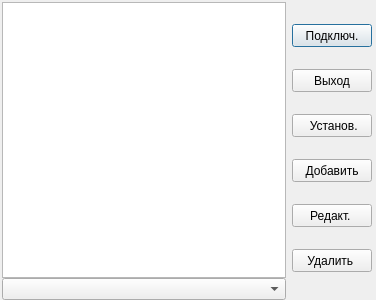
<?xml version="1.0" encoding="UTF-8"?>
<ui version="4.0">
 <class>dbsdialog</class>
 <widget class="QDialog" name="dbsdialog">
  <property name="geometry">
   <rect>
    <x>0</x>
    <y>0</y>
    <width>376</width>
    <height>300</height>
   </rect>
  </property>
  <property name="sizePolicy">
   <sizepolicy hsizetype="Minimum" vsizetype="Minimum">
    <horstretch>0</horstretch>
    <verstretch>0</verstretch>
   </sizepolicy>
  </property>
  <property name="minimumSize">
   <size>
    <width>376</width>
    <height>300</height>
   </size>
  </property>
  <property name="maximumSize">
   <size>
    <width>376</width>
    <height>300</height>
   </size>
  </property>
  <property name="windowTitle">
   <string>Базы данных</string>
  </property>
  <layout class="QHBoxLayout" name="horizontalLayout">
   <property name="leftMargin">
    <number>2</number>
   </property>
   <property name="topMargin">
    <number>2</number>
   </property>
   <property name="rightMargin">
    <number>2</number>
   </property>
   <property name="bottomMargin">
    <number>0</number>
   </property>
   <item>
    <layout class="QHBoxLayout" name="horizontalLayout_2">
     <item>
      <layout class="QVBoxLayout" name="verticalLayout_2">
       <property name="spacing">
        <number>0</number>
       </property>
       <item>
        <widget class="QListWidget" name="l_db"/>
       </item>
       <item>
        <widget class="QComboBox" name="cb_styles"/>
       </item>
      </layout>
     </item>
    </layout>
   </item>
   <item>
    <layout class="QVBoxLayout" name="verticalLayout">
     <property name="spacing">
      <number>0</number>
     </property>
     <property name="rightMargin">
      <number>2</number>
     </property>
     <item>
      <widget class="QPushButton" name="b_connect">
       <property name="maximumSize">
        <size>
         <width>16777215</width>
         <height>23</height>
        </size>
       </property>
       <property name="toolTip">
        <string>Подключиться к выбранному серверу</string>
       </property>
       <property name="text">
        <string>Подключ.</string>
       </property>
       <property name="icon">
        <iconset resource="res.qrc">
         <normaloff>:/images/buttons/connect.png</normaloff>:/images/buttons/connect.png</iconset>
       </property>
      </widget>
     </item>
     <item>
      <widget class="QPushButton" name="b_cancel">
       <property name="maximumSize">
        <size>
         <width>16777215</width>
         <height>23</height>
        </size>
       </property>
       <property name="baseSize">
        <size>
         <width>0</width>
         <height>0</height>
        </size>
       </property>
       <property name="toolTip">
        <string>Выйти из программы</string>
       </property>
       <property name="layoutDirection">
        <enum>Qt::LeftToRight</enum>
       </property>
       <property name="text">
        <string>  Выход  </string>
       </property>
       <property name="icon">
        <iconset resource="res.qrc">
         <normaloff>:/images/buttons/exit.png</normaloff>:/images/buttons/exit.png</iconset>
       </property>
       <property name="iconSize">
        <size>
         <width>16</width>
         <height>16</height>
        </size>
       </property>
      </widget>
     </item>
     <item>
      <widget class="QPushButton" name="b_installdb">
       <property name="maximumSize">
        <size>
         <width>16777215</width>
         <height>23</height>
        </size>
       </property>
       <property name="text">
        <string> Установ.</string>
       </property>
       <property name="icon">
        <iconset resource="res.qrc">
         <normaloff>:/images/buttons/installdb.png</normaloff>:/images/buttons/installdb.png</iconset>
       </property>
      </widget>
     </item>
     <item>
      <widget class="QPushButton" name="b_add">
       <property name="maximumSize">
        <size>
         <width>16777215</width>
         <height>23</height>
        </size>
       </property>
       <property name="toolTip">
        <string>Добавить сервер</string>
       </property>
       <property name="text">
        <string>Добавить</string>
       </property>
       <property name="icon">
        <iconset resource="res.qrc">
         <normaloff>:/images/buttons/add.png</normaloff>:/images/buttons/add.png</iconset>
       </property>
      </widget>
     </item>
     <item>
      <widget class="QPushButton" name="b_edit">
       <property name="maximumSize">
        <size>
         <width>16777215</width>
         <height>23</height>
        </size>
       </property>
       <property name="toolTip">
        <string>Редактировать параметры сервера</string>
       </property>
       <property name="styleSheet">
        <string notr="true"/>
       </property>
       <property name="text">
        <string> Редакт.  </string>
       </property>
       <property name="icon">
        <iconset resource="res.qrc">
         <normaloff>:/images/buttons/edit.png</normaloff>:/images/buttons/edit.png</iconset>
       </property>
      </widget>
     </item>
     <item>
      <widget class="QPushButton" name="b_del">
       <property name="sizePolicy">
        <sizepolicy hsizetype="Minimum" vsizetype="Minimum">
         <horstretch>0</horstretch>
         <verstretch>0</verstretch>
        </sizepolicy>
       </property>
       <property name="minimumSize">
        <size>
         <width>0</width>
         <height>0</height>
        </size>
       </property>
       <property name="maximumSize">
        <size>
         <width>16777215</width>
         <height>23</height>
        </size>
       </property>
       <property name="toolTip">
        <string>Удалить сервер</string>
       </property>
       <property name="text">
        <string>Удалить </string>
       </property>
       <property name="icon">
        <iconset resource="res.qrc">
         <normaloff>:/images/buttons/remove.png</normaloff>:/images/buttons/remove.png</iconset>
       </property>
      </widget>
     </item>
    </layout>
   </item>
  </layout>
 </widget>
 <layoutdefault spacing="6" margin="11"/>
 <resources>
  <include location="res.qrc"/>
 </resources>
 <connections/>
</ui>
